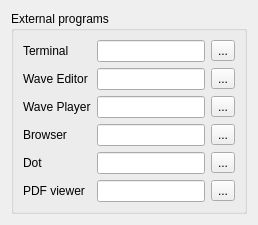
         <widget class="QWidget" name="tab_5">
          <attribute name="title">
           <string>External</string>
          </attribute>
          <layout class="QGridLayout" name="gridLayout_11">
           <item row="0" column="0" alignment="Qt::AlignTop">
            <widget class="QGroupBox" name="groupBox_4">
             <property name="title">
              <string>External programs</string>
             </property>
             <layout class="QGridLayout" name="gridLayout_12">
              <item row="0" column="0">
               <layout class="QGridLayout" name="_4">
                <item row="0" column="0">
                 <widget class="QLabel" name="label_14">
                  <property name="text">
                   <string>Terminal</string>
                  </property>
                 </widget>
                </item>
                <item row="0" column="2">
                 <widget class="QLineEdit" name="TerminalLineEdit"/>
                </item>
                <item row="0" column="3">
                 <widget class="QToolButton" name="terminalToolButton">
                  <property name="text">
                   <string>...</string>
                  </property>
                 </widget>
                </item>
                <item row="1" column="0">
                 <widget class="QLabel" name="label_16">
                  <property name="enabled">
                   <bool>true</bool>
                  </property>
                  <property name="text">
                   <string>Wave Editor</string>
                  </property>
                 </widget>
                </item>
                <item row="1" column="2">
                 <widget class="QLineEdit" name="WaveEditorLineEdit">
                  <property name="enabled">
                   <bool>true</bool>
                  </property>
                 </widget>
                </item>
                <item row="1" column="3">
                 <widget class="QToolButton" name="waveEditorToolButton">
                  <property name="text">
                   <string>...</string>
                  </property>
                 </widget>
                </item>
                <item row="2" column="0">
                 <widget class="QLabel" name="label_17">
                  <property name="enabled">
                   <bool>true</bool>
                  </property>
                  <property name="text">
                   <string>Wave Player</string>
                  </property>
                 </widget>
                </item>
                <item row="2" column="2">
                 <widget class="QLineEdit" name="WavePlayerLineEdit">
                  <property name="enabled">
                   <bool>true</bool>
                  </property>
                 </widget>
                </item>
                <item row="2" column="3">
                 <widget class="QToolButton" name="wavePlayerToolButton">
                  <property name="text">
                   <string>...</string>
                  </property>
                 </widget>
                </item>
                <item row="3" column="2">
                 <widget class="QLineEdit" name="browserLineEdit">
                  <property name="enabled">
                   <bool>true</bool>
                  </property>
                 </widget>
                </item>
                <item row="3" column="0">
                 <widget class="QLabel" name="label_20">
                  <property name="enabled">
                   <bool>true</bool>
                  </property>
                  <property name="text">
                   <string>Browser</string>
                  </property>
                 </widget>
                </item>
                <item row="3" column="3">
                 <widget class="QToolButton" name="browserToolButton">
                  <property name="text">
                   <string>...</string>
                  </property>
                 </widget>
                </item>
                <item row="4" column="0">
                 <widget class="QLabel" name="label_22">
                  <property name="enabled">
                   <bool>true</bool>
                  </property>
                  <property name="text">
                   <string>Dot</string>
                  </property>
                 </widget>
                </item>
                <item row="4" column="2">
                 <widget class="QLineEdit" name="dotLineEdit">
                  <property name="enabled">
                   <bool>true</bool>
                  </property>
                 </widget>
                </item>
                <item row="4" column="3">
                 <widget class="QToolButton" name="dotToolButton">
                  <property name="text">
                   <string>...</string>
                  </property>
                 </widget>
                </item>
                <item row="5" column="0">
                 <widget class="QLabel" name="label_26">
                  <property name="text">
                   <string>PDF viewer</string>
                  </property>
                 </widget>
                </item>
                <item row="5" column="3">
                 <widget class="QToolButton" name="pdfViewerToolButton">
                  <property name="text">
                   <string>...</string>
                  </property>
                 </widget>
                </item>
                <item row="5" column="2">
                 <widget class="QLineEdit" name="pdfViewerLineEdit">
                  <property name="enabled">
                   <bool>true</bool>
                  </property>
                 </widget>
                </item>
               </layout>
              </item>
             </layout>
            </widget>
           </item>
          </layout>
         </widget>
